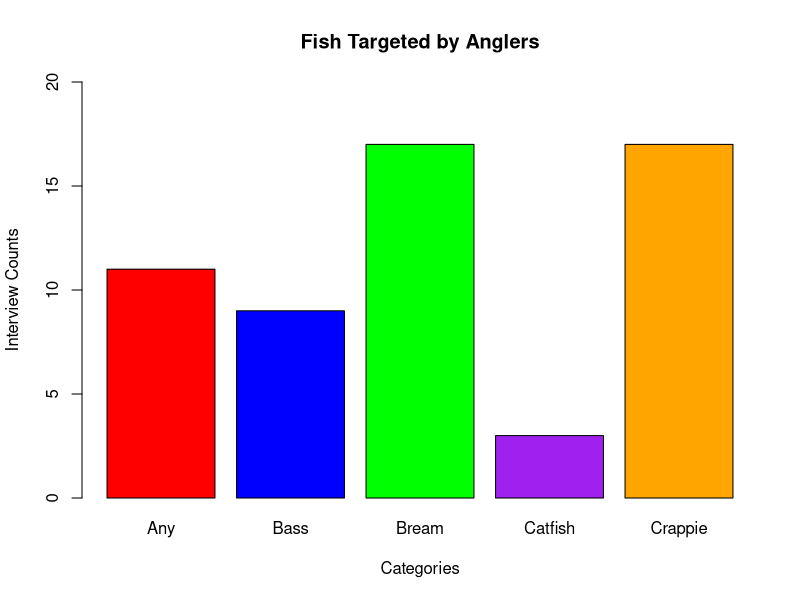
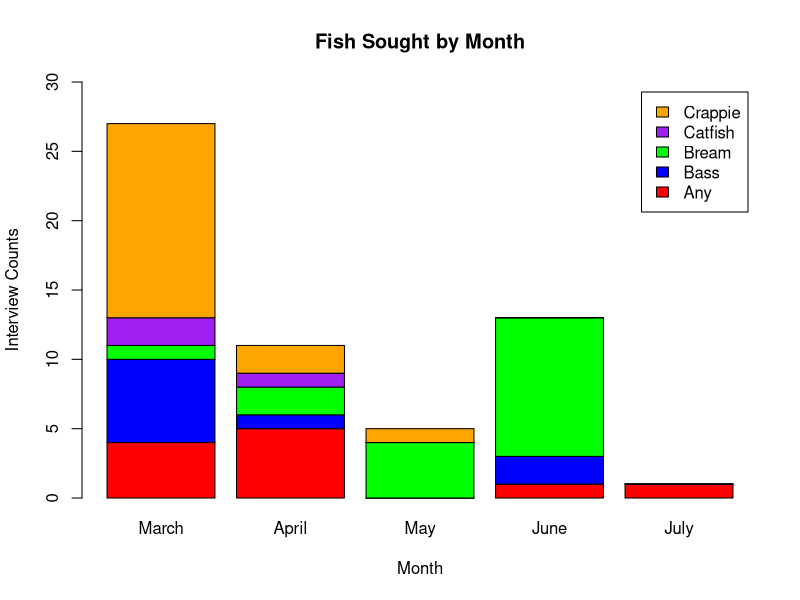
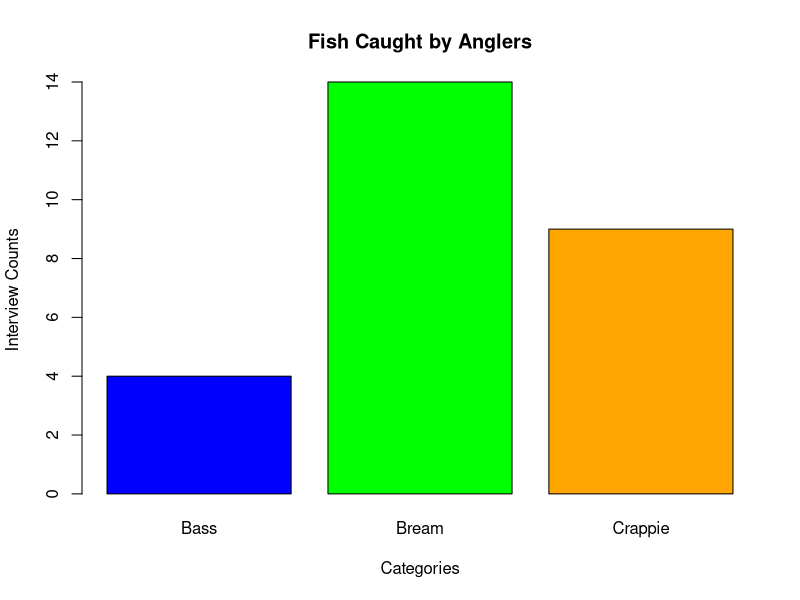
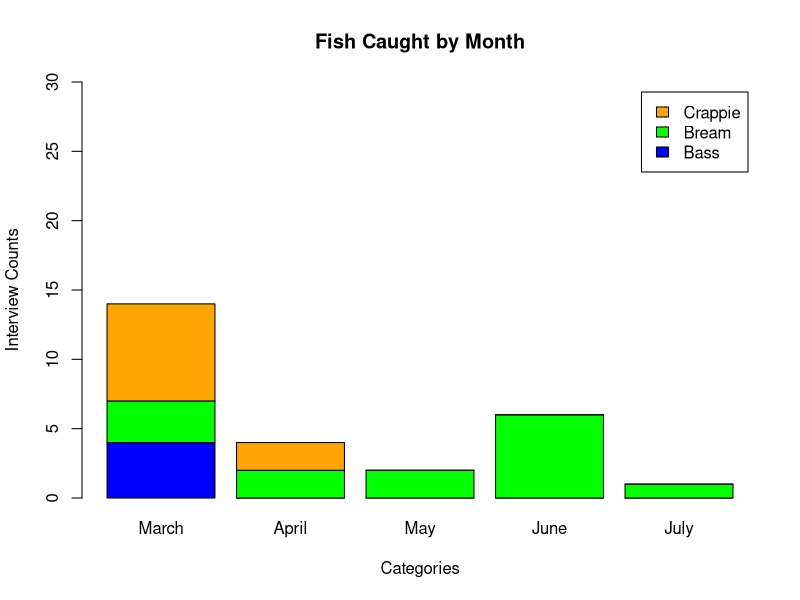
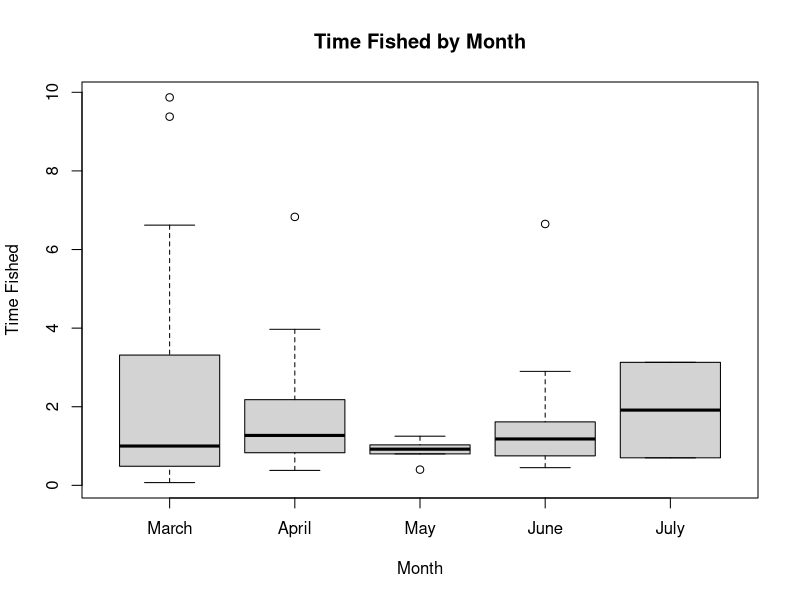
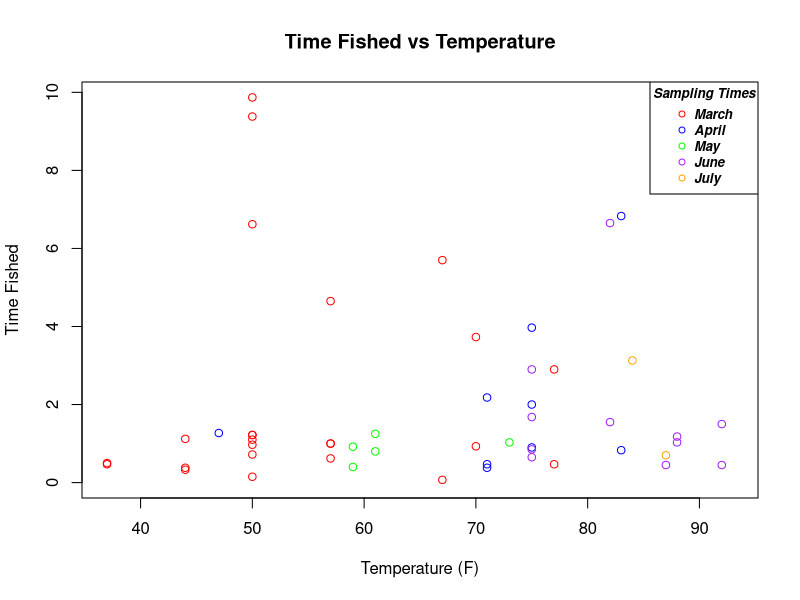
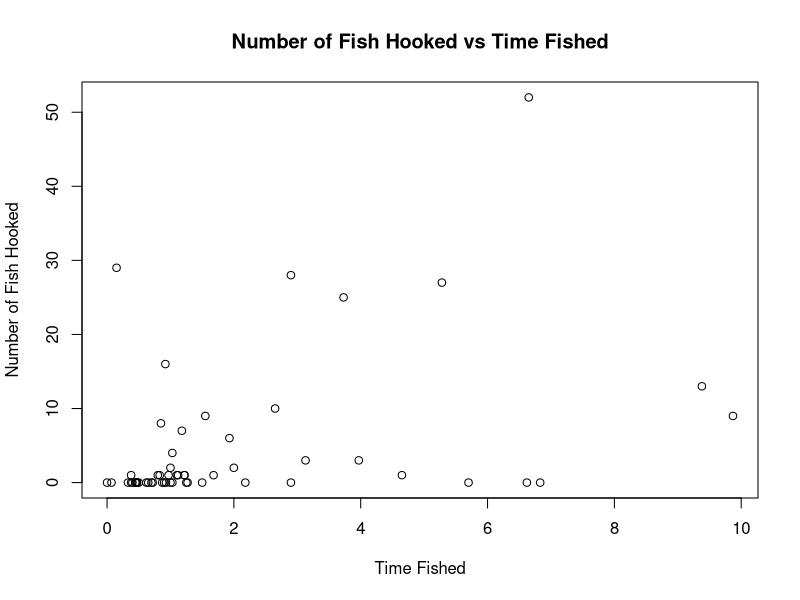
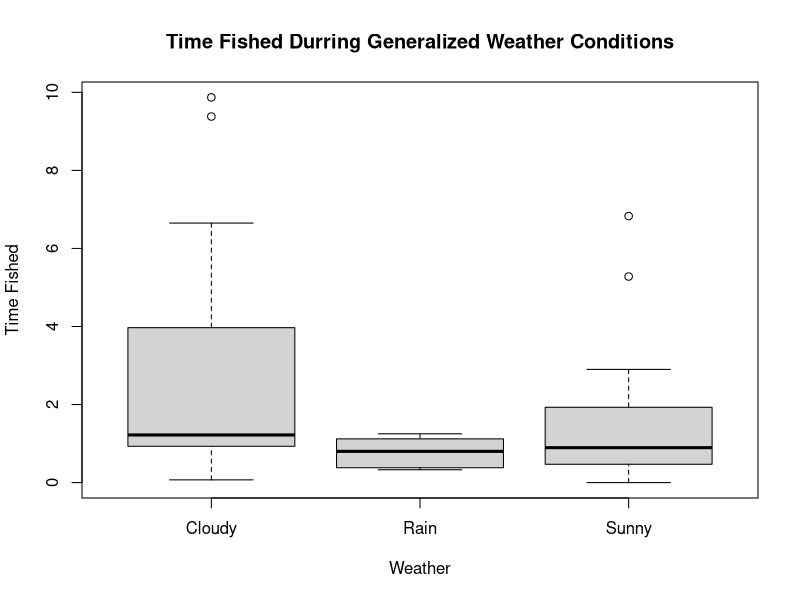

Reproduce these figures in R, in order.
## ---- chunk 1
dat<-read.csv("_dat/CompleteCreel.csv")
dat2<-read.csv("_dat/CompleteInst.csv")
dat3<-read.csv("_dat/CompleteVehicle.csv")
dat4<-read.csv("_dat/Spp.csv")
dat5<-read.csv("_dat/FishingVehicle.csv")
#source("_r/Creel Sample.R")
## ---- chunk 2
#March
sumMarch<-sum(subset(dat$X..Kept, subset = dat$Month=="March")+subset(dat$X..Released, subset = dat$Month=="March"))
EF<-sum(subset(dat$DecimalTime, subset = dat$Month=="March"))
meangrp<-mean(na.omit(subset(dat$Num..in.Party, subset = dat$Month=="March")))
AH<-meangrp*EF
MarchAH<-(AH/7)*31
CPUE<- sumMarch/AH
HarvestMarch<-MarchAH*CPUE

#April
sumApril<-sum(subset(dat$X..Kept, subset = dat$Month=="April")+subset(dat$X..Released, subset = dat$Month=="April"))
EF<-sum(subset(dat$DecimalTime, subset = dat$Month=="April"))
meangrp<-mean(na.omit(subset(dat$Num..in.Party, subset = dat$Month=="April")))
AH<-meangrp*EF
AprilAH<-(EF/7)*30
CPUE<- sumApril/AH
HarvestApril<-AprilAH*CPUE

#May
sumMay<-sum(subset(dat$X..Kept, subset = dat$Month=="May")+subset(dat$X..Released, subset = dat$Month=="May"))
EF<-sum(subset(dat$DecimalTime, subset = dat$Month=="May"))
meangrp<-mean(na.omit(subset(dat$Num..in.Party, subset = dat$Month=="May")))
AH<-meangrp*EF
MayAH<-(EF/7)*31
CPUE<- sumMay/AH
HarvestMay<-MayAH*CPUE

#June
sumJune<-sum(subset(dat$X..Kept, subset = dat$Month=="June")+subset(dat$X..Released, subset = dat$Month=="June"))
EF<-sum(subset(dat$DecimalTime, subset = dat$Month=="June"))
meangrp<-mean(na.omit(subset(dat$Num..in.Party, subset = dat$Month=="June")))
AH<-meangrp*EF
JuneAH<-(EF/7)*30
CPUE<- sumJune/AH
HarvestJune<-JuneAH*CPUE

#June ETPH (Something Bad Happened Here)
#w<-na.omit(dat5$CreelWait)
#xij<-na.omit(dat5$DecimalTime)
#ETPH<- 6.5*sum(1/w)*sum(xij)
#JuneETPH<- (ETPH/7)*31
#meangrp<-mean(na.omit(dat5$Group.Size))
#AH<- ETPH*meangrp
#JuneAH<-JuneETPH*meangrp
#sumJune<-sum(subset(dat$X..Kept, subset = dat$Month=="June")+subset(dat$X..Released, subset = dat$Month=="June"))
#HarvestJUNE<-AH*CPUE
## ---- chunk 3
counts2 <- table(dat4$Spp..Sought)
barplot(na.omit(counts2), main="Fish Targeted by Anglers", xlab="Categories",ylab="Interview Counts", col=c("red", "blue", "green", "purple", "orange", "black", "yellow"),  ylim=c(0,20))
## ---- chunk 4
dat4$Month<-factor(dat4$Month, levels=c("March", "April", "May", "June", "July"))
counts1 <- table(dat4$Spp..Sought, dat4$Month)
barplot(counts1, main="Fish Sought by Month",
   xlab="Month", ylab="Interview Counts" , col=c("red", "blue", "green", "purple", "orange", "black", "yellow", "gray"),ylim=c(0,30),
  legend = rownames(counts1))
## ---- chunk 5
counts3 <- table(dat4$Spp..Caught)
barplot(na.omit(counts3), main="Fish Caught by Anglers", 
   xlab="Categories", ylab="Interview Counts", col=c("blue", "green", "orange"))
## ---- chunk 6
dat4$Month<-factor(dat4$Month, levels=c("March", "April", "May", "June", "July"))
counts2 <- table(dat4$Spp..Caught, dat4$Month)
barplot(counts2, main="Fish Caught by Month",
   xlab="Categories", ylab="Interview Counts",col=c("blue", "green", "orange"),ylim=c(0,30),
  legend = rownames(counts2))
## ---- chunk 7
dat$Month<-factor(dat$Month, levels=c("March", "April", "May", "June", "July"))
boxplot(DecimalTime~Month, data=dat,  main="Time Fished by Month",xlab="Month", ylab="Time Fished")
## ---- chunk 8
plot(DecimalTime~Air.Temperature,data=dat, main="Time Fished vs Temperature",
     ylab="Time Fished",
     xlab="Temperature (F)", type="n")
points(DecimalTime~Air.Temperature,data=dat,
       subset=Month=="March",
       col="red")
points(DecimalTime~Air.Temperature,data=dat,
       subset=Month=="April",
       col="blue")
points(DecimalTime~Air.Temperature,data=dat,
       subset=Month=="May",
       col="green")
points(DecimalTime~Air.Temperature,data=dat,
       subset=Month=="June",
       col="purple")
points(DecimalTime~Air.Temperature,data=dat,
       subset=Month=="July",
       col="orange")
legend("topright",title="Sampling Times", legend=c("March", "April", "May", "June", "July"), col=c("red", "blue", "green", "purple", "orange") , pch=1, cex=0.8, text.font=4)
## ---- chunk 9
sum<-dat$X..Kept+dat$X..Released
plot(sum~DecimalTime, data=dat, main="Number of Fish Hooked vs Time Fished",xlab="Time Fished", ylab="Number of Fish Hooked")
## ---- chunk 10
boxplot(DecimalTime~Weather, data=dat, main="Time Fished Durring Generalized Weather Conditions",xlab="Weather", ylab="Time Fished")
## ---- chunk 11
counts4 <- table(dat2$Weather, dat2$Number.of.individuals)
boxplot(dat2$Number.of.individuals~dat2$Weather, main="Angler Turnout Durring Generalized Weather Conditions", 
   xlab="Weather", ylab="Number of Groups Fishing")
## ---- chunk 12
boxplot(X..Kept~Weather, data=dat, main="Fish Caught Durring Generalized Weather Conditions", xlab="Weather", ylab="Catch")
## ---- chunk 13
counts5 <- table(dat$County.State)
barplot(na.omit(counts5), main="Angler Origin", xlab="Categories",ylab="Interview Counts",col = c("red", "blue", "green", "purple", "orange", "gray", "lightgreen"),ylim=c(0,30))
## ---- chunk 14
par(mar=c(6, 4.1, 4.1, 2.1))
labs <- paste(c("Bank Fishing","Bird Watching","Boat Fishing", "Kayaking","Other","Photography", "Walking"))
boxplot(dat3$DecimalTime~dat3$Description.of.Activity, main="Parking Time by Activity",ylab="Wait Time at Access", col = c("red", "blue", "green", "purple", "orange", "gray", "lightgreen"), xaxt="n", xlab="")
axis(1, labels = FALSE)
text(x =  seq_along(labs), y = par("usr")[3]-.2, srt = 45, adj = 1,
     labels = labs, xpd = TRUE)
## ---- chunk 15
mytable <- table(dat3$Description.of.Activity)
lbls <- paste(names(mytable))
pie(mytable, labels = lbls, 
   main="Refuge Visitors", col = c("red", "blue", "green", "purple", "orange", "gray", "lightgreen"))
